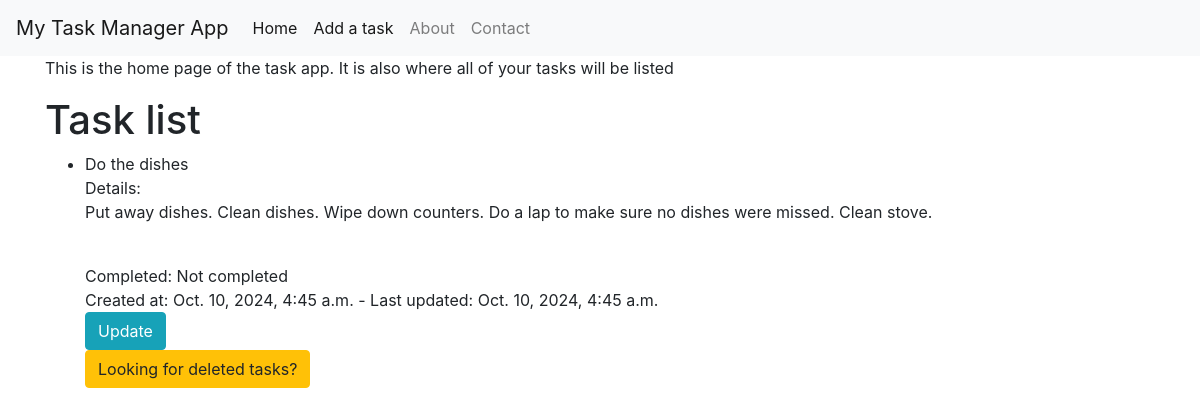
The app's page /, older data.
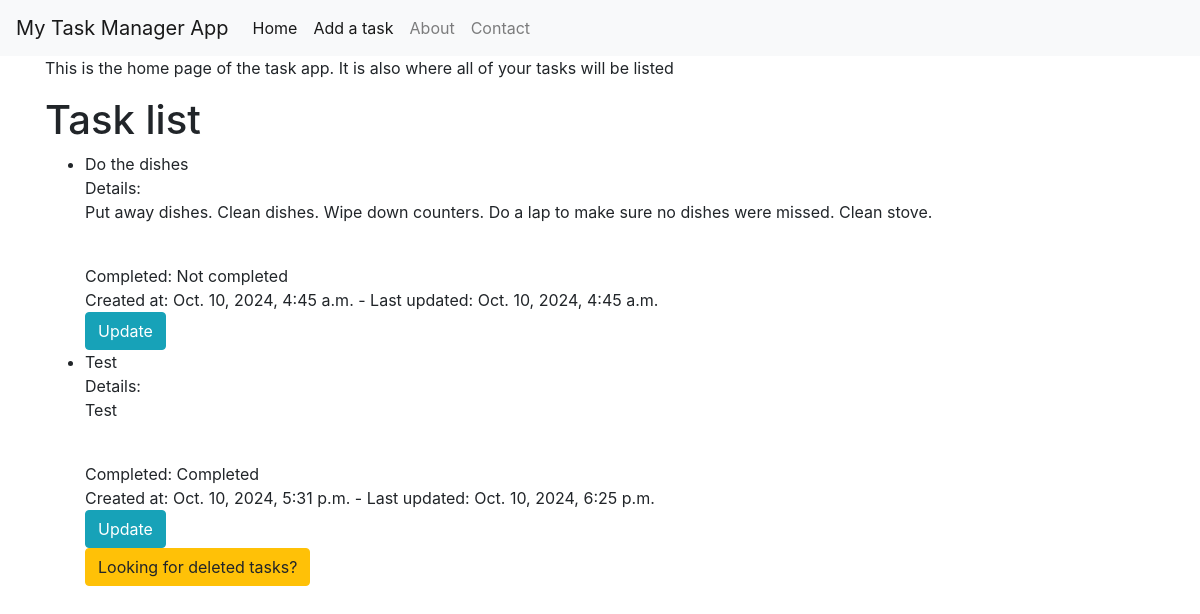
The same page, newer data.
### task_app/models.py (models this page shows)
class TaskItem(models.Model):
  title = models.CharField(max_length=100)
  details = models.TextField(max_length=500)
  completed = models.BooleanField(default=False)
  recently_deleted = models.BooleanField(default=False)
  created_at = models.DateTimeField(auto_now_add=True)
  updated_at = models.DateTimeField(auto_now=True)

### task_app/views.py (the view)
# urls.py: path("", views.home, name="home"),
def home(request):
  tasks = TaskItem.objects.all()
  return render(request, "home.html", {'tasks': tasks})

### task_app/templates/home.html
{% extends "base.html" %} {% block title %} Home Page {% endblock %}
{% block content %}
<p>This is the home page of the task app. It is also where all of your tasks will be listed</p>
<h1>Task list</h1>
<ul>
    {% for task in tasks %}
      <li>{% if task.recently_deleted == False %}
        {{ task.title }}<br>
        Details: <p>{{ task.details }}</p><br>
        Completed: {% if task.completed %}Completed{% else %}Not completed{% endif %}<br>
        Created at: {{ task.created_at }} - Last updated: {{ task.updated_at }}<br>
        <a href="{% url 'update_task' task.pk %}" type="button" class="btn btn-info">Update</a>
        {% endif %}
      </li>
    {% endfor %}
    <a href="{% url 'recently_deleted' %}" type="button" class="btn btn-warning">Looking for deleted tasks?</a>
</ul>
{% endblock  %}

### task_app/templates/base.html (shortened to what this page needs)
<!DOCTYPE html>
<html lang="en">
  <head>
    <link rel="stylesheet" href="https://stackpath.bootstrapcdn.com/bootstrap/4.3.1/css/bootstrap.min.css"  rel="stylesheet" />
  </head>
  <body>
    <nav class="navbar navbar-expand-lg navbar-light bg-light">
      <a class="navbar-brand" href="#">My Task Manager App</a>
      <div class="collapse navbar-collapse" id="navbarNav">
        <ul class="navbar-nav">
          <li class="nav-item active">
            <a class="nav-link" href="home">Home</a>
          </li>
          <li class="nav-item active">
            <a class="nav-link" href="create_task">Add a task</a>
          </li>
          <li class="nav-item">
            <a class="nav-link" href="#">About</a>
          </li>
          <li class="nav-item">
            <a class="nav-link" href="https://github.com/Steddy1Love">Contact</a>
          </li>
        </ul>
      </div>
    </nav>
    <div class="container">{% block content %} {% endblock %}</div>
  </body>
</html>

Row changes from the older to the newer data that the page shows:
added TaskItem: title "Test", details "Test", completed "Completed", created_at "Oct. 10, 2024, 5:31 p.m.", updated_at "Oct. 10, 2024, 6:25 p.m."
